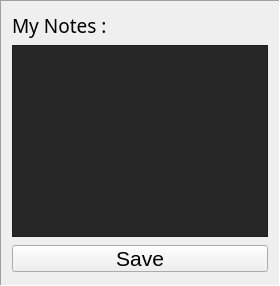
        <widget class="QFrame" name="frame_8">
         <property name="styleSheet">
          <string notr="true"/>
         </property>
         <property name="frameShape">
          <enum>QFrame::Panel</enum>
         </property>
         <property name="frameShadow">
          <enum>QFrame::Sunken</enum>
         </property>
         <property name="lamon" stdset="0">
          <bool>false</bool>
         </property>
         <layout class="QGridLayout" name="gridLayout_103">
          <item row="0" column="0">
           <widget class="QLabel" name="label_27">
            <property name="font">
             <font>
              <family>Impact</family>
              <pointsize>14</pointsize>
              <weight>50</weight>
              <italic>false</italic>
              <bold>false</bold>
             </font>
            </property>
            <property name="styleSheet">
             <string notr="true">border-color:transparent;
font-size : 14pt</string>
            </property>
            <property name="text">
             <string>My Notes :</string>
            </property>
           </widget>
          </item>
          <item row="2" column="0">
           <widget class="QPlainTextEdit" name="plainTextEdit_3">
            <property name="palette">
             <palette>
              <active>
               <colorrole role="WindowText">
                <brush brushstyle="SolidPattern">
                 <color alpha="255">
                  <red>255</red>
                  <green>255</green>
                  <blue>255</blue>
                 </color>
                </brush>
               </colorrole>
               <colorrole role="Button">
                <brush brushstyle="SolidPattern">
                 <color alpha="255">
                  <red>39</red>
                  <green>39</green>
                  <blue>39</blue>
                 </color>
                </brush>
               </colorrole>
               <colorrole role="Text">
                <brush brushstyle="SolidPattern">
                 <color alpha="255">
                  <red>255</red>
                  <green>255</green>
                  <blue>255</blue>
                 </color>
                </brush>
               </colorrole>
               <colorrole role="ButtonText">
                <brush brushstyle="SolidPattern">
                 <color alpha="255">
                  <red>255</red>
                  <green>255</green>
                  <blue>255</blue>
                 </color>
                </brush>
               </colorrole>
               <colorrole role="Base">
                <brush brushstyle="SolidPattern">
                 <color alpha="255">
                  <red>39</red>
                  <green>39</green>
                  <blue>39</blue>
                 </color>
                </brush>
               </colorrole>
               <colorrole role="Window">
                <brush brushstyle="SolidPattern">
                 <color alpha="255">
                  <red>39</red>
                  <green>39</green>
                  <blue>39</blue>
                 </color>
                </brush>
               </colorrole>
               <colorrole role="Highlight">
                <brush brushstyle="SolidPattern">
                 <color alpha="255">
                  <red>213</red>
                  <green>0</green>
                  <blue>18</blue>
                 </color>
                </brush>
               </colorrole>
               <colorrole role="PlaceholderText">
                <brush brushstyle="NoBrush">
                 <color alpha="128">
                  <red>255</red>
                  <green>255</green>
                  <blue>255</blue>
                 </color>
                </brush>
               </colorrole>
              </active>
              <inactive>
               <colorrole role="WindowText">
                <brush brushstyle="SolidPattern">
                 <color alpha="255">
                  <red>255</red>
                  <green>255</green>
                  <blue>255</blue>
                 </color>
                </brush>
               </colorrole>
               <colorrole role="Button">
                <brush brushstyle="SolidPattern">
                 <color alpha="255">
                  <red>39</red>
                  <green>39</green>
                  <blue>39</blue>
                 </color>
                </brush>
               </colorrole>
               <colorrole role="Text">
                <brush brushstyle="SolidPattern">
                 <color alpha="255">
                  <red>255</red>
                  <green>255</green>
                  <blue>255</blue>
                 </color>
                </brush>
               </colorrole>
               <colorrole role="ButtonText">
                <brush brushstyle="SolidPattern">
                 <color alpha="255">
                  <red>255</red>
                  <green>255</green>
                  <blue>255</blue>
                 </color>
                </brush>
               </colorrole>
               <colorrole role="Base">
                <brush brushstyle="SolidPattern">
                 <color alpha="255">
                  <red>39</red>
                  <green>39</green>
                  <blue>39</blue>
                 </color>
                </brush>
               </colorrole>
               <colorrole role="Window">
                <brush brushstyle="SolidPattern">
                 <color alpha="255">
                  <red>39</red>
                  <green>39</green>
                  <blue>39</blue>
                 </color>
                </brush>
               </colorrole>
               <colorrole role="Highlight">
                <brush brushstyle="SolidPattern">
                 <color alpha="255">
                  <red>213</red>
                  <green>0</green>
                  <blue>18</blue>
                 </color>
                </brush>
               </colorrole>
               <colorrole role="PlaceholderText">
                <brush brushstyle="NoBrush">
                 <color alpha="128">
                  <red>255</red>
                  <green>255</green>
                  <blue>255</blue>
                 </color>
                </brush>
               </colorrole>
              </inactive>
              <disabled>
               <colorrole role="WindowText">
                <brush brushstyle="SolidPattern">
                 <color alpha="255">
                  <red>255</red>
                  <green>255</green>
                  <blue>255</blue>
                 </color>
                </brush>
               </colorrole>
               <colorrole role="Button">
                <brush brushstyle="SolidPattern">
                 <color alpha="255">
                  <red>39</red>
                  <green>39</green>
                  <blue>39</blue>
                 </color>
                </brush>
               </colorrole>
               <colorrole role="Text">
                <brush brushstyle="SolidPattern">
                 <color alpha="255">
                  <red>255</red>
                  <green>255</green>
                  <blue>255</blue>
                 </color>
                </brush>
               </colorrole>
               <colorrole role="ButtonText">
                <brush brushstyle="SolidPattern">
                 <color alpha="255">
                  <red>255</red>
                  <green>255</green>
                  <blue>255</blue>
                 </color>
                </brush>
               </colorrole>
               <colorrole role="Base">
                <brush brushstyle="SolidPattern">
                 <color alpha="255">
                  <red>39</red>
                  <green>39</green>
                  <blue>39</blue>
                 </color>
                </brush>
               </colorrole>
               <colorrole role="Window">
                <brush brushstyle="SolidPattern">
                 <color alpha="255">
                  <red>39</red>
                  <green>39</green>
                  <blue>39</blue>
                 </color>
                </brush>
               </colorrole>
               <colorrole role="Highlight">
                <brush brushstyle="SolidPattern">
                 <color alpha="255">
                  <red>51</red>
                  <green>153</green>
                  <blue>255</blue>
                 </color>
                </brush>
               </colorrole>
               <colorrole role="PlaceholderText">
                <brush brushstyle="NoBrush">
                 <color alpha="128">
                  <red>255</red>
                  <green>255</green>
                  <blue>255</blue>
                 </color>
                </brush>
               </colorrole>
              </disabled>
             </palette>
            </property>
            <property name="font">
             <font>
              <family>Segoe UI Black</family>
              <pointsize>14</pointsize>
              <weight>75</weight>
              <italic>false</italic>
              <bold>true</bold>
             </font>
            </property>
            <property name="styleSheet">
             <string notr="true"/>
            </property>
            <property name="plainText">
             <string/>
            </property>
           </widget>
          </item>
          <item row="3" column="0">
           <layout class="QGridLayout" name="gridLayout_104">
            <item row="0" column="0">
             <widget class="QPushButton" name="pushButton_5">
              <property name="cursor">
               <cursorShape>PointingHandCursor</cursorShape>
              </property>
              <property name="styleSheet">
               <string notr="true">min-height : 25;
margin-bottom : 2px;
margin-top : 2px;
font-size : 16pt</string>
              </property>
              <property name="text">
               <string>Save</string>
              </property>
              <property name="shortcut">
               <string>Ctrl+S</string>
              </property>
             </widget>
            </item>
           </layout>
          </item>
         </layout>
        </widget>
